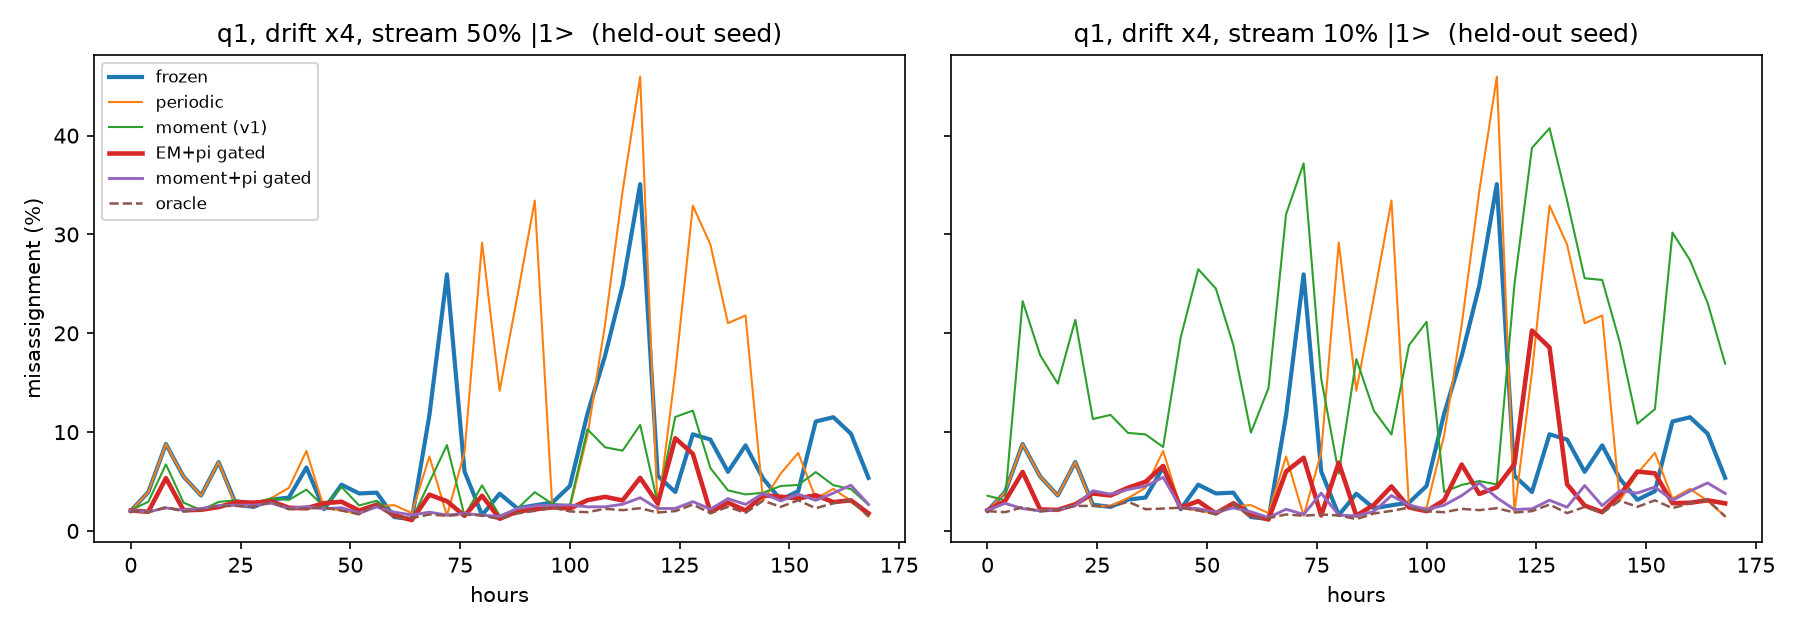

Here is the Python script that generated this plot:
"""
adaptive_boundary_v2.py   (Step 1b: fixes for the 80% target; does not modify adaptive_boundary.py)

Fix 1  imbalance : the unlabelled stream is mostly |0> in real QEC. The fraction of |1> (pi) is estimated
                   ONCE from the discriminator's own decisions at t=0 (no labels), then used to correct
                   the running average ("moment+pi") or as the prior of a soft 2-cluster fit ("EM+pi").
Fix 2  detector  : the update step size depends on the syndrome detector. Quiet -> small steps,
                   alarm -> big steps. The detector is modelled from the Stim results: it alarms when the
                   detector fire rate (a function of the readout error the deployed boundary is causing,
                   taken from a Stim lookup table) is 30% above its healthy level, the same rule as
                   real_drift_detector.py. It is not re-simulated in Stim at every step.
Honest testing   : the two step sizes are CHOSEN on profile q0 with seeds 0-4, then every number that is
                   reported comes from seeds 100+ and includes profiles q1 and q2 that were never used for
                   choosing.

recovery = (mean p_frozen - mean p_method) / (mean p_frozen - mean p_oracle), per run. Only "periodic" and
"oracle" ever use labels to adapt; true labels are otherwise used only to MEASURE error.

Needs iq_generator.py, adaptive_boundary.py, drift_framework.py in the same folder.
Usage: python adaptive_boundary_v2.py            (about 5 minutes)
Outputs: adaptive_boundary_v2.csv, adaptive_boundary_v2.png, fire_table.npy (cache)
"""
import argparse
import csv
import os

import numpy as np

from adaptive_boundary import classify, misassign
from iq_generator import DriftParams, IQDriftGenerator

P_PHYS, D, ALARM_RISE = 0.001, 5, 0.30
P1S = (0.5, 0.1)
ETA_FIXED = 0.3     # step size of the fixed-step variants (same as v1)
PERIOD = 24.0
METHODS = ("frozen", "periodic", "moment (v1)", "two-means (v1)", "moment+pi", "EM+pi",
           "moment+pi gated", "EM+pi gated", "oracle")


# ---------------------------------------------------------------- detector model
def fire_table(cache="fire_table.npy"):
    if os.path.exists(cache):
        return np.load(cache)
    from drift_framework import build_circuit, sample_window
    grid = np.array([0.0002, 0.0005, 0.001, 0.002, 0.004, 0.007, 0.01, 0.015, 0.02, 0.03,
                     0.045, 0.06, 0.08, 0.12, 0.2, 0.3, 0.5])
    fr = [sample_window(build_circuit(D, p_readout=p, p_phys=P_PHYS), 20000, seed=7)[0].mean() for p in grid]
    arr = np.vstack([grid, fr]); np.save(cache, arr); return arr


# ---------------------------------------------------------------- data (generated once, replayed for every method)
def make_data(profile, strength, seed, hours=168.0, step=4.0, n_unl=1500, n_eval=3000, n_cal=2000):
    gen = IQDriftGenerator(DriftParams(drift_profile=profile, stochastic_drift_strength=strength, rng_seed=seed))
    iq, st = gen.generate_shots(n_shots=20000, t_hours=0)
    f0, f1 = iq[st == 0].mean(), iq[st == 1].mean()
    sig2 = 0.5 * np.mean(np.r_[np.abs(iq[st == 0] - f0) ** 2, np.abs(iq[st == 1] - f1) ** 2])
    times = np.arange(0, hours + 1e-9, step)
    steps = []
    for t in times:
        steps.append(dict(t=t,
                          unl={p1: gen.generate_shots(n_shots=n_unl, t_hours=t, p_state1=p1) for p1 in P1S},
                          ev=gen.generate_shots(n_shots=n_eval, t_hours=t, p_state1=0.5),
                          cal=gen.generate_shots(n_shots=n_cal, t_hours=t)))
    return dict(f0=f0, f1=f1, sig2=sig2, steps=steps)


# ---------------------------------------------------------------- the methods
def em_step(iq, c0, c1, pi, sig2):
    """One soft 2-cluster update with fixed prior pi for |1>."""
    l1 = np.log(pi) - np.abs(iq - c1) ** 2 / (2 * sig2)
    l0 = np.log(1 - pi) - np.abs(iq - c0) ** 2 / (2 * sig2)
    r = 1.0 / (1.0 + np.exp(np.clip(l0 - l1, -50, 50)))
    n1, n0 = r.sum(), (1 - r).sum()
    n0c = (1 - r) @ iq / n0 if n0 > 10 else c0
    n1c = r @ iq / n1 if n1 > 10 else c1
    return n0c, n1c


def simulate(data, p1, fire, eta_q, eta_a):
    f0, f1, sig2 = data["f0"], data["f1"], data["sig2"]
    w0 = f1 - f0
    u0 = data["steps"][0]["unl"][p1][0]
    pi = float(np.clip(classify(u0, f0, f1).mean(), 0.02, 0.98))        # label-free estimate
    st0 = data["steps"][0]["unl"][p1]
    p_ref = max(np.mean(classify(st0[0], f0, f1) != st0[1]), 1e-3)
    fire_thr = (1 + ALARM_RISE) * np.interp(p_ref, fire[0], fire[1])

    S = {m: [f0, f1] for m in METHODS}
    mid = (f0 + f1) / 2
    out = {m: [] for m in METHODS}
    last_cal = 0.0
    for sd in data["steps"]:
        t = sd["t"]; iq, stt = sd["unl"][p1]; eiq, est = sd["ev"]; ciq, cst = sd["cal"]

        def detector_alarm(c0, c1):
            p_cur = np.mean(classify(iq, c0, c1) != stt)     # error the deployed boundary is causing in the stream
            return np.interp(p_cur, fire[0], fire[1]) > fire_thr

        # v1 methods (balanced assumption / hard assignment), fixed step
        mid = (1 - ETA_FIXED) * mid + ETA_FIXED * iq.mean()
        S["moment (v1)"] = [mid - w0 / 2, mid + w0 / 2]
        c0, c1 = S["two-means (v1)"]; lab = classify(iq, c0, c1)
        if (lab == 0).sum() > 10: c0 = (1 - ETA_FIXED) * c0 + ETA_FIXED * iq[lab == 0].mean()
        if (lab == 1).sum() > 10: c1 = (1 - ETA_FIXED) * c1 + ETA_FIXED * iq[lab == 1].mean()
        S["two-means (v1)"] = [c0, c1]

        # fix 1: pi-corrected, fixed step; fix 1+2: pi-corrected, detector-controlled step
        for name, gated in (("moment+pi", False), ("moment+pi gated", True)):
            c0, c1 = S[name]
            eta = (eta_a if detector_alarm(c0, c1) else eta_q) if gated else ETA_FIXED
            c0 = (1 - eta) * c0 + eta * (iq.mean() - pi * w0)
            S[name] = [c0, c0 + w0]
        for name, gated in (("EM+pi", False), ("EM+pi gated", True)):
            c0, c1 = S[name]
            eta = (eta_a if detector_alarm(c0, c1) else eta_q) if gated else ETA_FIXED
            n0, n1 = em_step(iq, c0, c1, pi, sig2)
            S[name] = [(1 - eta) * c0 + eta * n0, (1 - eta) * c1 + eta * n1]

        # labelled baselines
        o0, o1 = ciq[cst == 0].mean(), ciq[cst == 1].mean()
        if t - last_cal >= PERIOD - 1e-9:
            S["periodic"] = [o0, o1]; last_cal = t
        S["oracle"] = [o0, o1]

        for m in METHODS:                     # measure on fresh balanced labelled dots
            out[m].append(misassign(eiq, est, *S[m]))
    return {m: np.array(v) for m, v in out.items()}


def recovery(r, m):
    den = r["frozen"].mean() - r["oracle"].mean()
    return np.nan if den < 0.002 else (r["frozen"].mean() - r[m].mean()) / den


# ---------------------------------------------------------------- main
def main():
    ap = argparse.ArgumentParser()
    ap.add_argument("--tune-seeds", type=int, default=5)
    ap.add_argument("--test-seeds", type=int, default=8)
    ap.add_argument("--strengths", nargs="+", type=float, default=[1.0, 4.0])
    a = ap.parse_args()
    fire = fire_table()

    # ---- choose the two step sizes on q0, seeds 0..4 only
    print("choosing step sizes on q0 with tuning seeds (never reported below)...")
    tune = [(s, make_data("q0", s, seed)) for s in a.strengths for seed in range(a.tune_seeds)]
    best = None
    for eq in (0.05, 0.1, 0.2, 0.3):
        for ea in (0.5, 0.7, 0.9):
            rec = [recovery(simulate(d, p1, fire, eq, ea), m) for _, d in tune for p1 in P1S
                   for m in ("moment+pi gated", "EM+pi gated")]
            score = np.nanmedian(rec)
            if best is None or score > best[0]: best = (score, eq, ea)
    print(f"  chosen: eta_quiet={best[1]}, eta_alarm={best[2]}   (tuning-set median recovery {best[0]:.2f})")
    eq, ea = best[1], best[2]

    # ---- held-out test: new seeds (100+), all three profiles
    rows = []
    hdr = f"{'profile':6s} {'str':>3s} {'p(|1>)':>6s} {'gap pp':>6s} |" + "".join(f"{m[:11]:>12s}" for m in METHODS[1:-1])
    print("\nMEDIAN RECOVERY over held-out seeds  (1.0 = as good as oracle, negative = worse than frozen)\n" + hdr)
    example = {}
    for prof in ("q0", "q1", "q2"):
        for s in a.strengths:
            data = [make_data(prof, s, 100 + k) for k in range(a.test_seeds)]
            for p1 in P1S:
                R = [simulate(d, p1, fire, eq, ea) for d in data]
                gap = np.mean([(r["frozen"].mean() - r["oracle"].mean()) * 100 for r in R])
                line = f"{prof:6s} {s:3.0f} {p1:6.2f} {gap:6.2f} |"
                for m in METHODS[1:-1]:
                    rec = np.array([recovery(r, m) for r in R])
                    med = np.nanmedian(rec) if np.isfinite(rec).any() else np.nan
                    fin = np.isfinite(rec)                       # runs with no drift to recover are skipped, not counted as failures
                    frac = np.mean(rec[fin] >= 0.8) if fin.any() else np.nan
                    rows.append((prof, s, p1, gap, m, med, frac, int(fin.sum())))
                    line += f"{med:12.2f}" if np.isfinite(med) else f"{'n/a':>12s}"
                print(line)
                if (prof, s, p1) in (("q1", 4.0, 0.5), ("q1", 4.0, 0.1)):
                    example[p1] = (data[0]["steps"], R[0])
    print("\nFRACTION OF HELD-OUT RUNS WITH RECOVERY >= 0.8   (n/a = no drift to recover)")
    print(f"{'profile':6s} {'str':>3s} {'p(|1>)':>6s} {'runs':>4s} |" + "".join(f"{m[:11]:>12s}" for m in METHODS[1:-1]))
    for prof in ("q0", "q1", "q2"):
        for s in a.strengths:
            for p1 in P1S:
                sel = [r for r in rows if r[0] == prof and r[1] == s and r[2] == p1]
                print(f"{prof:6s} {s:3.0f} {p1:6.2f} {sel[0][7]:4d} |" + "".join(
                    (f"{r[6]:12.2f}" if np.isfinite(r[6]) else f"{'n/a':>12s}") for r in sel))

    with open("adaptive_boundary_v2.csv", "w", newline="") as fh:
        w = csv.writer(fh); w.writerow(["profile", "strength", "p_state1", "frozen_minus_oracle_pp", "method",
                                        "median_recovery", "fraction_runs_ge_0.8", "n_runs_with_drift", "eta_quiet", "eta_alarm"])
        for r in rows: w.writerow([*r, eq, ea])

    import matplotlib
    matplotlib.use("Agg")
    import matplotlib.pyplot as plt
    fig, ax = plt.subplots(1, 2, figsize=(12, 4.2), sharey=True)
    for k, p1 in enumerate(P1S):
        steps, r = example[p1]; t = [x["t"] for x in steps]
        for m, kw in (("frozen", dict(lw=2)), ("periodic", dict(lw=1)), ("moment (v1)", dict(lw=1)),
                      ("EM+pi gated", dict(lw=2.2)), ("moment+pi gated", dict(lw=1.4)), ("oracle", dict(ls="--", lw=1.2))):
            ax[k].plot(t, r[m] * 100, label=m, **kw)
        ax[k].set_title(f"q1, drift x4, stream {p1:.0%} |1>  (held-out seed)"); ax[k].set_xlabel("hours")
    ax[0].set_ylabel("misassignment (%)"); ax[0].legend(fontsize=8)
    fig.tight_layout(); fig.savefig("adaptive_boundary_v2.png", dpi=150)
    print("\nwrote adaptive_boundary_v2.csv and adaptive_boundary_v2.png")


if __name__ == "__main__":
    main()
